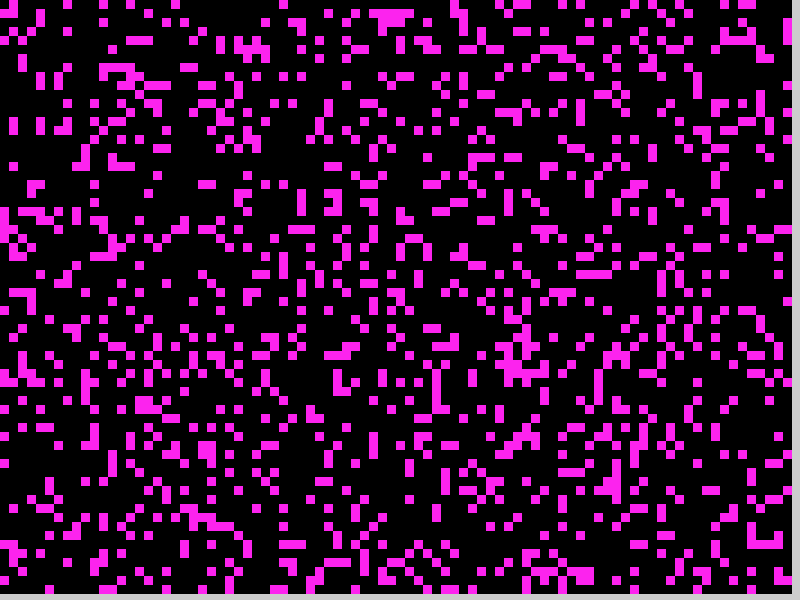
Frame 1 (no input)
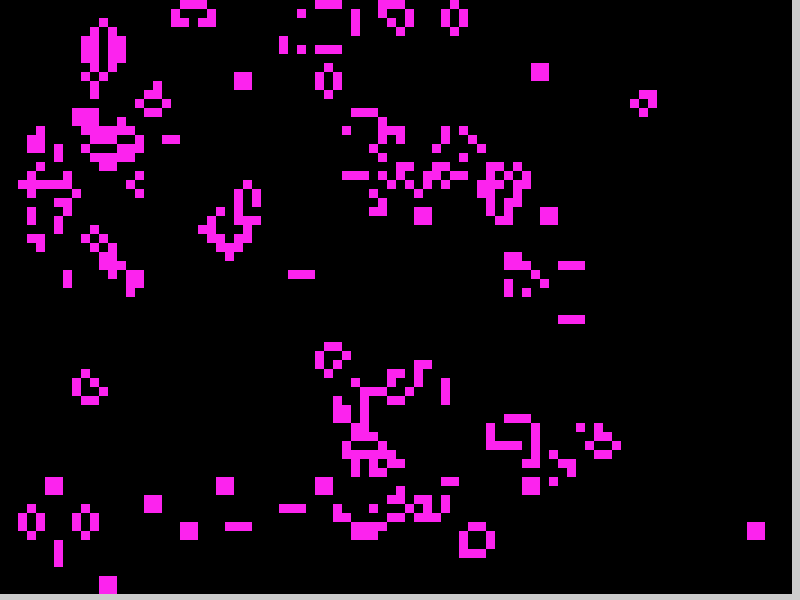
Frame 60 (the mouse pressed at the canvas centre just before this capture)
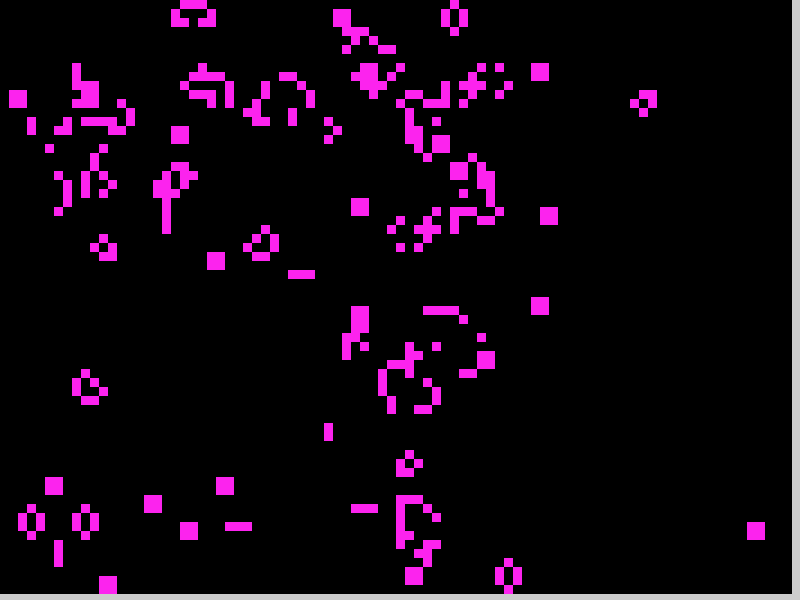
Frame 120 (the mouse held since frame 60 and released just before this capture)

The Processing sketch that drew these frames (run headless with seeded random() and noise(); from frame 60 on, the mouse is pressed at the canvas centre):

// Processing sketch: GameOfLifeStarter
// ── GameOfLifeStarter.pde
import java.util.Arrays;

final int SPACING = 9; // each cell's width/height //<>// //<>//
final float DENSITY = 0.2; // how likely each cell is to be alive at the start
int[][] grid; // the 2D array to hold 0's and 1's
boolean paused = false;

void setup() {
  size(800, 600); // adjust accordingly, make sure it's a multiple of SPACING
  noStroke(); // don't draw the edges of each cell
  frameRate(10); // controls speed of regeneration
  grid = new int[height / SPACING][width / SPACING];

  // STEP 1 - Populate initial grid (you may want to use Arrays.toString to check it)
  fillGridRandomly();
}

void draw() {
  showGrid(); // STEP 2 - Implement this method so you can see your 2D array
  if (!paused) {
    grid = calcNextGrid();
  }
}

int[][] calcNextGrid() {
  int[][] nextGrid = new int[grid.length][grid[0].length];

  for (int row = 0; row < grid.length; row++) {
    for (int col = 0; col < grid[0].length; col++) {
      int neighbors = countNeighbors(row, col);
      boolean bouttaLive = (grid[row][col] == 1 && (neighbors == 2 || neighbors == 3)) || (grid[row][col] == 0 && neighbors == 3);
      nextGrid[row][col] = bouttaLive? 1 : 0;
    }
  }
  return nextGrid;
}

int countNeighbors(int y, int x) {
  int n = 0; // don't count yourself!

  for (int row = 0; row < height / SPACING; row++) {
    for (int col = 0; col < width / SPACING; col++) {
      int topNum = 0;
      int bottomNum = 0;
      int leftNum = 0;
      int rightNum = 0;
      int topRight = 0;
      int bottomRight = 0;
      int bottomLeft = 0;
      int topLeft = 0;

      //top
      if (y > 0) topNum = grid[y - 1][x];
      //bottom
      if (y < grid.length - 1) bottomNum = grid[y + 1][x];
      //left
      if (x > 0) leftNum = grid [y][x - 1];
      //right
      if (x < grid.length - 1) rightNum = grid[y][x + 1];
      //top left
      if (y > 0 && x > 0) topLeft = grid[y - 1][x - 1];
      //top right
      if (y > 0 && (x < grid[0].length - 1)) topRight = grid[y - 1][x + 1];
      // bottom left
      if (y < grid.length - 1 && x > 0) bottomLeft = grid[y + 1][x - 1];
      //bottom right
      if (y < grid.length - 1 && x < grid[0].length - 1) bottomRight = grid[y + 1][x + 1];

      //add the numbers
      n = topNum + bottomNum + leftNum + rightNum + topLeft + topRight + bottomLeft + bottomRight;
    }
  }
  return n;
}

void showGrid() {
  for (int row = 0; row < height / SPACING; row++) {
    for (int col = 0; col < width / SPACING; col++) {
      if (grid[row][col] == 0) {
        fill (0, 0, 0);
      } else {
        fill (252, 35, 238);
      }
      square(col * SPACING, row * SPACING, SPACING);
    }
  }
}

// i looked up how processing detects a key
void keyPressed() {
  if (key == ' ') {
    paused = !paused;
  }

  if (key == 'r') {
    restartCells();
  }
}

void restartCells() {
  fillGridRandomly();
}

void fillGridRandomly() {
  for (int row = 0; row < height / SPACING; row++) {
    for (int col = 0; col < width / SPACING; col++) {
      if (Math.random() < DENSITY) {
        grid[row][col] = 1;
      } else {
        grid[row][col] = 0;
      }
    }
  }
}
